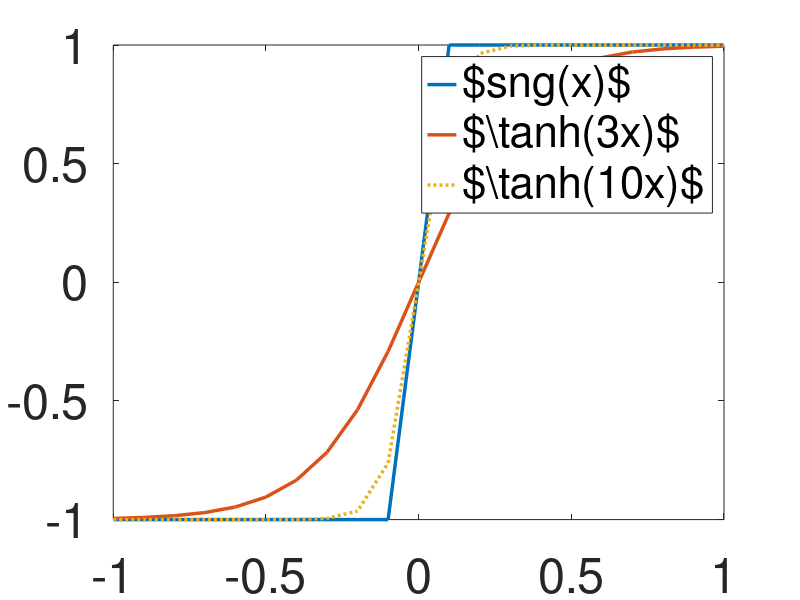

The MATLAB source for this figure: (Note: this script raises an error after producing the figure.)
clear all
close all
clc
%   x = -5:0.1:5;
%  y = -3.*sin(x);
% [x,y]=meshgrid(-2:0.1:2);
% t=0:0.1:10;
% 
% x=sin(t);
% y=cos(2*t);
   x = -1:0.1:1;
  y = -3.*(x);
  

figure
plot(x,sign(x),'LineWidth',2.5)
hold on
plot(x,tanh(3.*x),'LineWidth',2.5)
plot(x,tanh(10.*x),':','LineWidth',2.5)
set(gca,'FontSize',35)
h=legend('$sng(x)$','$\tanh(3x)$','$\tanh(10x)$');
    h.Interpreter='latex';
    h.FontSize=35;
    h.Orientation='vertical';
    h.Location='North';
xlabel('$x$','Interpreter','latex','Fontsize',35) 

%%
for i=1:length(x)
    for j=1:length(y)
N(i,j)=sign(x(i)-y(j));
Ne(i,j)=tanh(3*(x(i)-y(j)));
    end
end


figure
% plot(x,N,'LineWidth',2.5)
surf(x,y,N,'FaceAlpha',0,'EdgeColor','b','FaceColor','b')
hold on
surf(x,y,Ne,'FaceAlpha',0,'EdgeColor','r','FaceColor','r')
% plot(x,Ne,':','LineWidth',2.5)
set(gca,'FontSize',18)
h=legend('$sgn(x-y)$','$\tanh(3(x-y))$');
    h.Interpreter='latex';
    h.FontSize=25;
    h.Orientation='vertical';
    h.Location='North';
xlabel('$x$','Interpreter','latex','Fontsize',25) 
ylabel('$y$','Interpreter','latex','Fontsize',25)


%%

  
for i=1:length(x)
    for j=1:length(y)
M(i,j)=max(x(i),y(j));
    end
end


%M=max(x,y);
a=1;%a=1;
for i=1:length(x)
%    Me(i)=((x(i))*tanh(a*(x(i)-y(i)))) + ((y(i)+x(i))*tanh(a*(y(i)-x(i)))) - 2*((x(i))*tanh(a*(x(i)-y(i)))) ; % - ((y(i))*tanh(a*(x(i))));
    for j=1:length(y)
   Me(i,j)= ( x(i)*exp(a*x(i)) + y(j)*exp(a*y(j)) ) / ( exp(a*x(i)) + exp(a*y(j)) );
   Me(i,j)= log(exp(a*x(i)) + exp(a*y(j))); % max(x=0,y=0)=0 while log(exp(x=0) + exp(y=0)) is not equal to zero
    end   
% Me(i)=   ((x(i)-y(i))*tanh(a*(x(i)-y(i)))-(y(i))*tanh(a*(y(i)-x(i))))*tanh(a*(x(i)-y(i)))...
%     - ( (y(i)-x(i))*tanh(a*(y(i)-x(i))-y(i)*tanh(a*(x(i)-y(i)))) )*tanh(a*(x(i)-y(i))) ; % -(x(i))*tanh(x(i)-y(i));
end
%Me= ( x.*exp(a.*x) + y.*exp(a.*y) ) / ( exp(a.*x) + exp(a.*y) );

figure
%subplot(2,1,1)
% plot(x,M,'LineWidth',2.5)
 surf(x,y,M,'FaceAlpha',0,'EdgeColor','b','FaceColor','b')
hold on
surf(x,y,Me,'FaceAlpha',0,'EdgeColor','r','FaceColor','r')
 %plot(x,Me,':','LineWidth',2.5)
set(gca,'FontSize',18)
h=legend('$\max(x,y)$','$\frac{xe^{ax} + e^{ay}}{ e^{ax} + e^{ay}} $');%('M','Me');
    h.Interpreter='latex';
    h.FontSize=25;
    h.Orientation='vertical';
    h.Location='North';
xlabel('$x$','Interpreter','latex','Fontsize',25) 
ylabel('$y$','Interpreter','latex','Fontsize',25) 
% subplot(2,1,2)
% plot(y,abs(M(1,:)-Me(1,:)),'LineWidth',2.5)
% set(gca,'FontSize',18)


%%
%    x = -5:0.1:5;
%   y = -3.*sin(x);
%S=sqrt(abs(x-y));
ex=0.5;a=1;
% Se= (((x-y).^(0.5))./1).*tanh((x-y))+1;
for i=1:length(x)
    for j=1:length(y)
        S(i,j)=sqrt(abs(-x(i)+y(j)));
        Se(i,j)= ( ((x(i)*tanh(a*(x(i)-y(j)))-y(j)*tanh(a*(x(i)-y(j)))))^(0.5)  ).*tanh(a*(-x(i)+y(j)))...
            - ( ( x(i)*tanh(a*(x(i)-y(j))) - y(j)*tanh(a*(x(i)-y(j)))  )^(0.5) ).*tanh(a*(x(i)-y(j)));
%         ...
%             - (  ((y(j)*tanh(a*(y(j)-x(i)))+x(i)*tanh(a*(-y(i)+x(i)))))^(0.5) ).*tanh(a*(y(j)+x(i)));
        Sa(i,j)= ((x(i)-y(j))*exp(0.5*(x(i)-y(j)-1)) - (y(j)-x(i))*exp(0.5*(-x(i)+y(j))));
        Sa(i,j)=( ((x(i)*tanh(a*(x(i)-y(j)))-y(j)*tanh(a*(x(i)-y(j)))))^(0.5)  );
    end
end
%         S=sqrt(abs(x-y));
%         Se= ( ((x.*tanh(a.*(x-y))-y.*tanh(a.*(x-y)))).^(0.5)  ).*tanh(a.*(x-y)) ...
%            + (  ((y.*tanh(a.*(y-x))-x.*tanh(a.*(y-x)))).^(0.5) );
figure
surf(x,y,S,'FaceAlpha',0,'EdgeColor','b','FaceColor','b')
hold on
% surf(x,y,Se,'FaceAlpha',0,'EdgeColor','r')
surf(x,y,Sa,'FaceAlpha',0,'EdgeColor','r','FaceColor','r')
% plot(x,S,'LineWidth',2.5)
% hold on
% plot(x,Se,':','LineWidth',2.5)
set(gca,'FontSize',18)
h=legend('$ {\sqrt{ \left| x-y \right| }}$','$ {\sqrt{  (x-y)tanh(a(x-y)) }}$');
    h.Interpreter='latex';
    h.FontSize=25;
    h.Orientation='vertical';
    h.Location='North';
xlabel('$x$','Interpreter','latex','Fontsize',25) 
%%

figure
surf(x,y,N.*M.*S,'FaceAlpha',0,'EdgeColor','b','FaceColor','b')
hold on
surf(x,y,Ne.*Me.*Sa,'FaceAlpha',0,'EdgeColor','r','FaceColor','r')
% plot(x,N.*M.*S,'LineWidth',2.5)
% hold on
% plot(x,Ne.*Me.*Se,':','LineWidth',2.5)
set(gca,'FontSize',18)
h=legend('$\mu(.)$','$\hat{\mu}(.)$');
    h.Interpreter='latex';
    h.FontSize=25;
    h.Orientation='vertical';
    h.Location='North';
xlabel('$x$','Interpreter','latex','Fontsize',25) 



%%
% x=-2:0.1:2;
% y=-2:0.1:2;
% for i=1:length(x)
%     for j=1:length(y)
% z(i,j)=(x(i).*exp(x(i)) + y(j).*exp(y(j))) ./ (exp(x(i))+exp(y(j)));
% zm(i,j)=max(x(i),y(j));
%     end
% end

[X,Y]=meshgrid(-2:0.2:2);
z=(X.*exp(X) + Y.*exp(Y)) ./ (exp(X)+exp(Y));
zm=max(X,Y);

% plot3(x,y,z)
surf(X,Y,z,'FaceAlpha',0.6,'EdgeColor','b');
hold on
surf(X,Y,zm,'FaceAlpha',0.6,'EdgeColor','r');


%%
z1=sign(x);
for i=1:length(x)
    k1(i)=max(x(i));
end
m1=sqrt(abs(x));

z2=tanh(3.*x);
for i=1:length(x)
    k2(i)=x(i);%*tanh(x(i));%-x(i)*tanh(x(i));
end
m2= (x./4).*tanh(x)+1;
% for i=1:length(x)
%     for j=1:length(y)
% z(i,j)=tanh(x(i)-y(j));
% k(i,j)=x(i)*tanh(x(i)-y(j))+y(j)*tanh(y(j)-x(i));
%     end
% end

figure
plot(x,z1,'LineWidth',2.5)
hold on
plot(x,z2,'LineWidth',2.5,'LineStyle',':')
set(gca,'FontSize',18)
h=legend('$sgn(x)$','$\tanh(3x)$');
    h.Interpreter='latex';
    h.FontSize=25;
    h.Orientation='vertical';
    h.Location='North';
xlabel('$x$','Interpreter','latex','Fontsize',25) 

figure
plot(x,k1,'LineWidth',2.5)
hold on
plot(x,k2,'LineWidth',2.5,'LineStyle',':')
set(gca,'FontSize',18)
h=legend('$\max(x)$','$x$');
    h.Interpreter='latex';
    h.FontSize=25;
    h.Orientation='vertical';
    h.Location='North';
xlabel('$x$','Interpreter','latex','Fontsize',25)  

figure
plot(x,m1,'LineWidth',2.5)
hold on
plot(x,m2,'LineWidth',2.5,'LineStyle',':')
set(gca,'FontSize',18)
h=legend('$ {\sqrt{ \left| x \right| }}$','$\left(\frac{x}{4}\tanh(x)+1\right)$');
    h.Interpreter='latex';
    h.FontSize=25;
    h.Orientation='vertical';
    h.Location='North';
xlabel('$x$','Interpreter','latex','Fontsize',25)  

% compute polynomial
g=0.00*x.^(3)+0.34*x.^(2)+0.001*x;

figure
plot(x,z1.*k1.*m1,'LineWidth',2.5)
hold on
plot(x,z2.*k2.*m2,'LineWidth',2.5,'LineStyle',':')
hold on
plot(x,g,'LineWidth',2.5,'LineStyle','--')
set(gca,'FontSize',18)
h=legend('$sgn(x)\max(x) {\sqrt{ \left| x \right| }}$','$\tanh(3x)x\left(\frac{x}{4}\tanh(x)+1\right)$','$ax^2+bx+c$');
    h.Interpreter='latex';
    h.FontSize=25;
    h.Orientation='vertical';
    h.Location='North';
xlabel('$x$','Interpreter','latex','Fontsize',25)    
% figure
% plot3(x,y,z)
% figure
% plot3(x,y,k)

%% plot derivative

syms x1 x2

g= tanh(x2-x1)*log(exp(x1)+exp(x2))*sqrt((x2-x1)*tanh(x2-x1));

f=jacobian(g,[x1 x2]);

[x1,x2]=meshgrid(-40:2:40);


for i=1:length(x1)
    for j=1:length(x2)
       G(i,j)=tanh(x2(j)-x1(i))*log(exp(x1(i))+exp(x2(j)))*sqrt((x2(j)-x1(i))*tanh(x2(j)-x1(i))) ;
       F1(i,j)=log(exp(x1(i)) + exp(x2(j)))*(tanh(x1(i) - x2(j))*(x1(i) - x2(j)))^(1/2)*(tanh(x1(i) - x2(j))^2 - 1)...
           - (tanh(x1(i) - x2(j))*log(exp(x1(i)) + exp(x2(j)))*(tanh(x1(i) - x2(j)) - (x1(i) - x2(j))*(tanh(x1(i) - x2(j))^2 - 1)))...
           /(2*(tanh(x1(i) - x2(j))*(x1(i) - x2(j)))^(1/2)) - (tanh(x1(i) - x2(j))*exp(x1(i))*(tanh(x1(i) - x2(j))*(x1(i) - x2(j)))^(1/2))/(exp(x1(i)) + exp(x2(j)));
    end
end


figure
%surf(x1,x2,G,'FaceAlpha',0,'EdgeColor','b','FaceColor','b')
hold on
surf(x1,x2,-(str_z(1).az_ij(1)/str_z(1).cz)/((sqrt(2 * (Cp - Cv))*str_z(1).paths.Ad_ij)/str_z(1).cz)...
    *ones(length(x1),length(x2)),'FaceAlpha',0,'EdgeColor','g','FaceColor','g')
hold on
surf(x1,x2,F1,'FaceAlpha',0,'EdgeColor','r','FaceColor','r')
set(gca,'FontSize',18)
h=legend('$-a_{12}$','$ \phi_{12}$');
    h.Interpreter='latex';
    h.FontSize=25;
    h.Orientation='vertical';
    h.Location='North';
xlabel('$x_1$','Interpreter','latex','Fontsize',25) 
ylabel('$x_2$','Interpreter','latex','Fontsize',25) 


